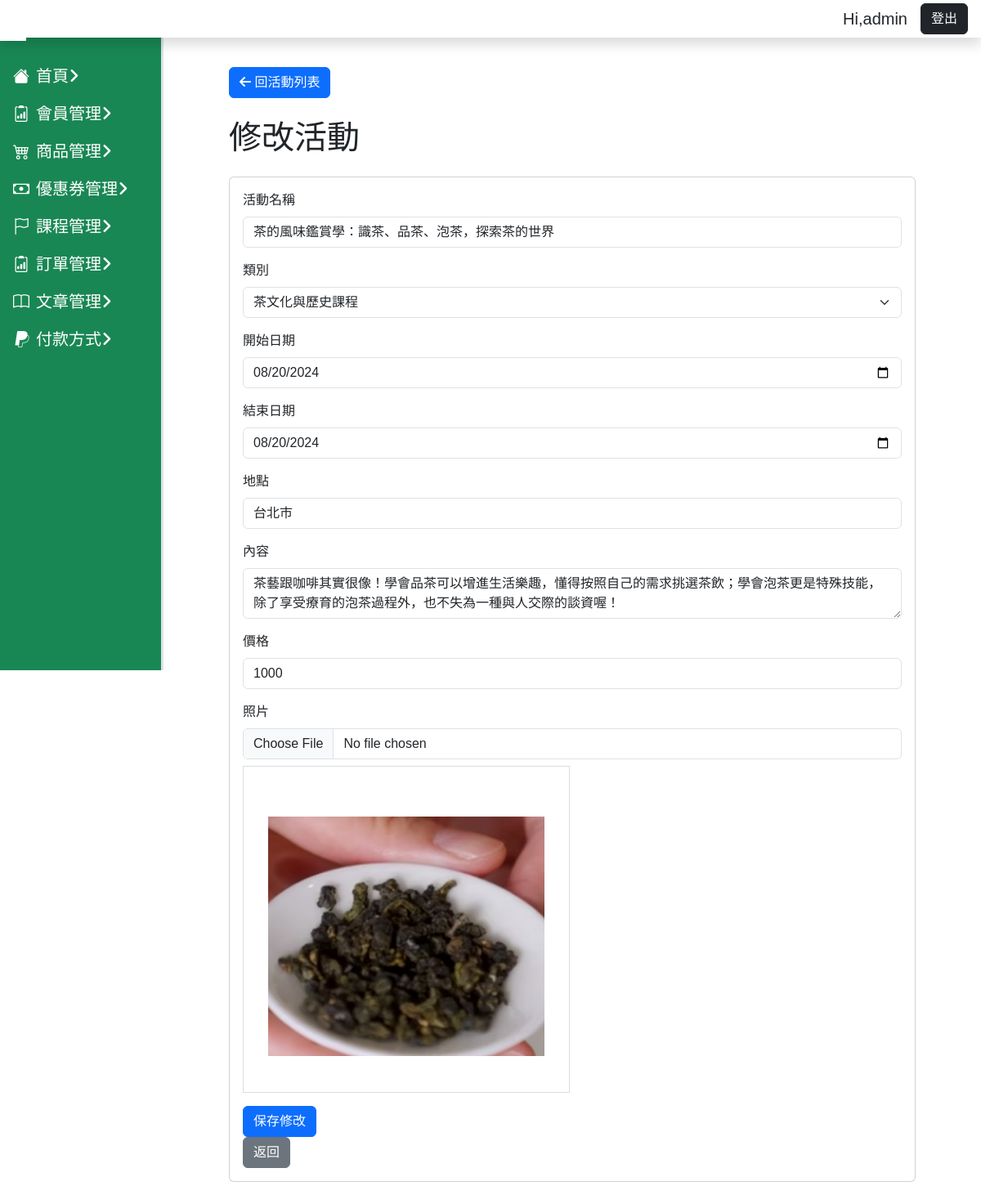
The page /activity/activity-edit.php?id=1 on the database its author committed.
### tables this page shows
CREATE TABLE `activity` (
  `id` int(11) UNSIGNED NOT NULL,
  `name` varchar(50) NOT NULL,
  `category_id` int(2) UNSIGNED NOT NULL,
  `time_s` date NOT NULL,
  `time_e` date NOT NULL,
  `point` varchar(100) NOT NULL,
  `content` varchar(1000) NOT NULL,
  `price` int(11) NOT NULL,
  `valid` tinyint(4) NOT NULL
);

CREATE TABLE `activity_category` (
  `id` int(3) UNSIGNED NOT NULL,
  `name` varchar(255) NOT NULL
);

CREATE TABLE `activity_images` (
  `id` int(3) UNSIGNED NOT NULL,
  `path` varchar(255) NOT NULL
);

### activity/activity-edit.php (the view, shortened to what this page needs)
<?php
require_once("../db_connect.php");
$id = $_GET["id"];
$sql = "SELECT activity.*, ac.name AS category_name, ai.path FROM activity
JOIN activity_category ac ON activity.category_id = ac.id
JOIN activity_images ai ON activity.id = ai.id
WHERE activity.valid=1 AND activity.id = $id ";
$result = $conn->query($sql);
$row = $result->fetch_assoc();
$sqlAc = "SELECT * FROM activity_category";
$resultAc = $conn->query($sqlAc);
$rowAc = $resultAc->fetch_all(MYSQLI_ASSOC);
if ($result->num_rows > 0) {
    $userExit = true;
} else {
    $userExit = false;
    $title = "使用者不存在";
}
?>
<!doctype html>
<html lang="en">
<head>
    <?php include("../css.php") ?>
</head>
<body>
    <?php include("../dashboard-comm.php") ?>
    <main class="main-content p-3">
        <div class="container-fluid mt-3" style="max-width:72vw;">
            <a class="btn btn-primary " href="activity.php"><i class="fa-solid fa-arrow-left"></i> 回活動列表</a>
            <h1 class="mb-4 mt-4">修改活動</h1>
            <div class="card">
                <div class="card-body">
                    <?php if ($userExit) : ?>
                        <form action="doUpdateActivity.php" method="post" id="editEventForm" enctype="multipart/form-data">
                            <div class="mb-3">
                                <label for="editEventName" class="form-label">活動名稱</label>
                                <input type="text" class="form-control" id="name" name="name" value="<?= $row["name"] ?>">
                            </div>
                            <div class="mb-3">
                                <label for="eventName" class="form-label">類別</label>
                                <select class="form-select" aria-label="Default select example" name="category">
                                    <?php foreach ($rowAc as $rows) : ?>
                                        <option value="<?= $rows["id"] ?>" <?php if ($rows["id"] == $row["category_id"]) echo "selected" ?>><?= $rows["name"] ?></option>
                                    <?php endforeach; ?>
                                </select>
                            </div>
                            <div class="mb-3">
                                <label for="editEventDate" class="form-label">開始日期</label>
                                <input type="date" class="form-control" id="time_s" name="time_s" value="<?= $row["time_s"] ?>">
                            </div>
                            <div class="mb-3">
                                <label for="editEventDate" class="form-label">結束日期</label>
                                <input type="date" class="form-control" id="time_e" name="time_e" value="<?= $row["time_e"] ?>">
                            </div>
                            <div class="mb-3">
                                <label for="editEventLocation" class="form-label">地點</label>
                                <input type="text" class="form-control" id="point" name="point" value="<?= $row["point"] ?>">
                            </div>
                            <div class="mb-3">
                                <label for="editEventContent" class="form-label">內容</label>
                                <textarea class="form-control" id="content" name="content"><?= $row["content"] ?></textarea>
                            </div>
                            <div class="mb-3">
                                <label for="editEventLocation" class="form-label">價格</label>
                                <input type="text" class="form-control" id="price" name="price" value="<?= $row["price"] ?>">
                            </div>
                            <div class="mb-3">
                                <label for="editEventPhoto" class="form-label">照片</label>
                                <input type="file" class="form-control" id="img" name="img" onchange="previewImage(event)">
                                <div id="preview" class="mt-2">
                                    <img id="editEventPhotoPreview" src="../activity_images/<?= $row["path"] ?>" alt="活動照片" class="mt-3">
                                </div>
                            </div>
                            <button type="submit" class="btn btn-primary">保存修改</button>
                        </form>
                        <a href="index.html" class="btn btn-secondary">返回</a>
                    <?php else : ?>
                        <h1>使用者不存在</h1>
                    <?php endif; ?>
                </div>
            </div>
        </div>
    </main>
</body>
</html>

### css.php (style rules this page uses)
body { font-family: "Noto Sans TC", sans-serif; font-optical-sizing: auto; font-weight: 300; font-style: normal; }
a { text-decoration: none; cursor: pointer; user-select: none; }
:root { --aside-witch: 200px; --header-height: 50px; }
.main-content { margin: var(--header-height) 0 0 var(--aside-witch); }

### activity/activity-edit.php (style rules this page uses)
#preview { width: 400px; height: 400px; border: 1px solid #ddd; display: flex; justify-content: center; align-items: center; }
#preview img { max-width: 100%; max-height: 100%; }

### rows shown on the page
activity: name "茶的風味鑑賞學：識茶、品茶、泡茶，探索茶的世界", category "茶文化與歷史課程", time_s "08/20/2024", time_e "08/20/2024", point "台北市", content "茶藝跟咖啡其實很像！學會品茶可以增進生活樂趣，懂得按照自己的需求挑選茶飲；學會泡茶更是特殊技能，除了享受療育的泡茶過程外，也不失為一種與人交際的談資喔！", price "1000", activity_images.path (picture)
